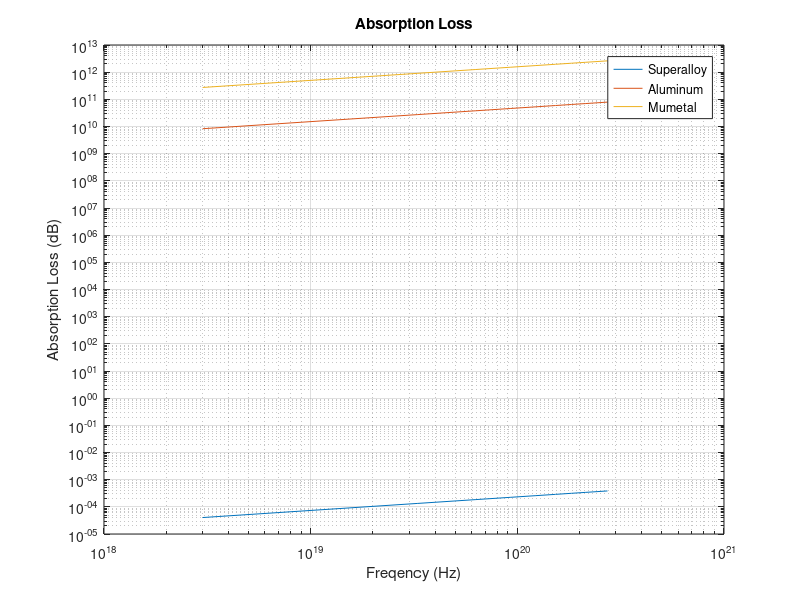
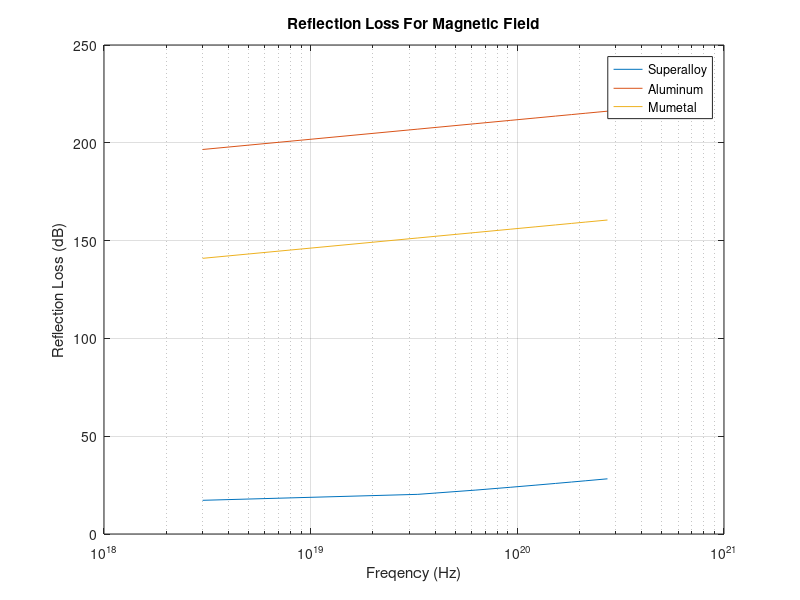
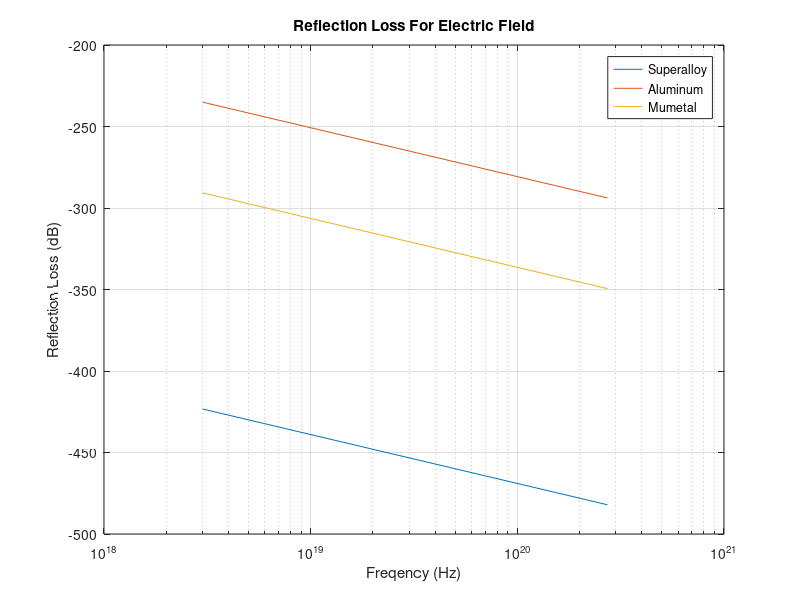
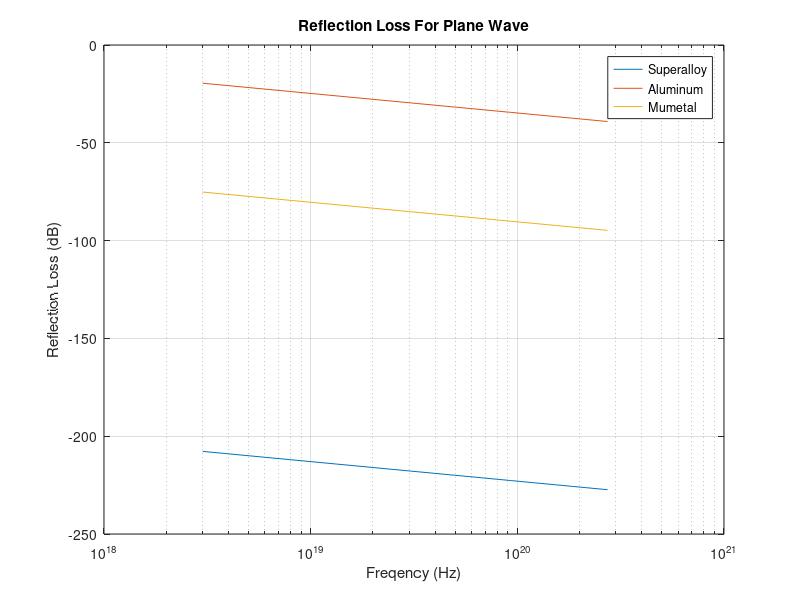

These figures' MATLAB source, in order:
%%%%%%%%%%%%%%%%%%%%%%%%%%%%%%%%%%%%%%%%%%%
% Author: Cindy S Cheung
% Last Updated: November 10, 2008
% Function: Matlab Source Code that Calculates and Plots Absorption Loss,
% Reflection Loss, Re-Reflection Correction Factor, and
% Shielding Effectiveness for a Superalloy, Aluminum, and
% Mumetal Shielding 0.00035 inches thick and located 1 meter
% from EM source
%%%%%%%%%%%%%%%%%%%%%%%%%%%%%%%%%%%%%%%%%%%
% Clear Output Windows
clear all;
clc;
% Frequency Range
Freq=3e18:30e18:300e18; %Frequencies used for Plots
%Freq = [1e1 5e1 1e2 5e2 1e3 5e3 1e4 5e4 1e5 5e5 1e6 5e6 1e7 5e7 1e8 5e8 1e9];
%%%%%%%%%%%%%%%%%%%%%%%%%%%%%%%%%%%%%%%%%%%
% Absorption Loss for all Fields
%%%%%%%%%%%%%%%%%%%%%%%%%%%%%%%%%%%%%%%%%%%
K1 = 131.4; %Constant = 131.4 if l is meters; 3.34 if l is inches
l = 0.05; %Thickness in inches
% Superalloy Parameters ((TEFLON))
SA_ur = 1.256* 10e-6; %Permability
SA_gr = 10e-25; %Conductivity
% Aluminum Parameters
Al_ur = 1; %Permability
Al_gr = 0.53; %Conductivity
% Mumetal Parameters
Mu_ur = 2e4; %Permability
Mu_gr = 0.0289; %Conductivity
% Absorption Loss Equations
A_SA = K1 * l * sqrt(Freq * SA_ur * SA_gr);
A_Al = K1 * l * sqrt(Freq * Al_ur * Al_gr);
A_Mu = K1 * l * sqrt(Freq * Mu_ur * Mu_gr);
% Plot Absorption Loss
figure (1);
loglog(Freq, A_SA, Freq, A_Al, Freq, A_Mu);
grid on;
title('Absorption Loss');
xlabel('Freqency (Hz)');
ylabel('Absorption Loss (dB)');
legend('Superalloy', 'Aluminum', 'Mumetal');
%%%%%%%%%%%%%%%%%%%%%%%%%%%%%%%%%%%%%%%%%%%
% Reflection Loss
%%%%%%%%%%%%%%%%%%%%%%%%%%%%%%%%%%%%%%%%%%%
C1 = 2.1; %Coefficient for Magnetic = 0.0117 if r is meters
% = 0.462 if r is inches
C2 = 5.35; %Coefficient for Magnetic = 5.35 if r is meters
% = 0.136 if r is inches
C3 = 322;
r = 1; %Distance from EM Source to Shield in meters
% Reflection Loss for Magnetic Field
Rm_SA = 20 * log10((C1 ./ (r .* sqrt((Freq .* SA_gr) ./ SA_ur))) +...
(C2 .* (r .* sqrt((Freq .* SA_gr) ./ SA_ur))) + 0.354);
Rm_Al = 20 * log10((C1 ./ (r .* sqrt((Freq .* Al_gr) ./ Al_ur))) +...
(C2 .* (r .* sqrt((Freq .* Al_gr) ./ Al_ur))) + 0.354);
Rm_Mu = 20 * log10((C1 ./ (r .* sqrt((Freq .* Mu_gr) ./ Mu_ur))) +...
(C2 .* (r .* sqrt((Freq .* Mu_gr) ./ Mu_ur))) + 0.354);
% Plot Reflection Loss for Magnetic Field
figure(2);
semilogx(Freq, Rm_SA, Freq, Rm_Al, Freq, Rm_Mu);
grid on;
title('Reflection Loss For Magnetic Field');
xlabel('Freqency (Hz)');
ylabel('Reflection Loss (dB)');
legend('Superalloy', 'Aluminum', 'Mumetal');
% Reflection Loss For Electric Field
Re_SA = C3 - (10 * log10((SA_ur * Freq.^3 * r.^2) / SA_gr));
Re_Al = C3 - (10 * log10((Al_ur * Freq.^3 * r.^2) / Al_gr));
Re_Mu = C3 - (10 * log10((Mu_ur * Freq.^3 * r.^2) / Mu_gr));
% Plot Reflection Loss For Electric Field
figure (3);
semilogx(Freq, Re_SA, Freq, Re_Al, Freq, Re_Mu);
grid on;
title('Reflection Loss For Electric Field');
xlabel('Freqency (Hz)');
ylabel('Reflection Loss (dB)');
legend('Superalloy', 'Aluminum', 'Mumetal');
% Reflection Loss For Plane Wave
Rp_SA = 168 - 20 * log10(sqrt((Freq * SA_ur) / SA_gr));
Rp_Al = 168 - 20 * log10(sqrt((Freq * Al_ur) / Al_gr));
Rp_Mu = 168 - 20 * log10(sqrt((Freq * Mu_ur) / Mu_gr));
% Plot Reflection Loss For Plane Wave
figure(4);
semilogx(Freq, Rp_SA, Freq, Rp_Al, Freq, Rp_Mu);
grid on;
title('Reflection Loss For Plane Wave');
xlabel('Freqency (Hz)');
ylabel('Reflection Loss (dB)');
legend('Superalloy', 'Aluminum', 'Mumetal');
%%%%%%%%%%%%%%%%%%%%%%%%%%%%%%%%%%%%%%%%%%%
%Total Loss For Magnetic Field
%%%%%%%%%%%%%%%%%%%%%%%%%%%%%%%%%%%%%%%%%%%
TotalM_SA = A_SA + Rm_SA;
TotalM_Al = A_Al + Rm_Al;
TotalM_Mu = A_Mu + Rm_Mu;
% Plot Total Loss For Magnetic Field
figure (5);
loglog(Freq, TotalM_SA, Freq, TotalM_Al, Freq, TotalM_Mu);
grid on;
title('Total Loss For Magnetic Field');
xlabel('Freqency (Hz)');
ylabel('Total Loss (dB)');
legend('Superalloy', 'Aluminum', 'Mumetal');
%%%%%%%%%%%%%%%%%%%%%%%%%%%%%%%%%%%%%%%%%%%
%Total Loss For Electric Field
%%%%%%%%%%%%%%%%%%%%%%%%%%%%%%%%%%%%%%%%%%%
TotalE_SA = A_SA + Re_SA;
TotalE_Al = A_Al + Re_Al;
TotalE_Mu = A_Mu + Re_Mu;
% Plot Total Loss For Electric Field
figure (6);
loglog(Freq, TotalE_SA, Freq, TotalE_Al, Freq, TotalE_Mu);
grid on;
title('Total Loss For Electric Field');
xlabel('Freqency (Hz)');
ylabel('Total Loss (dB)');
legend('Superalloy', 'Aluminum', 'Mumetal');
%%%%%%%%%%%%%%%%%%%%%%%%%%%%%%%%%%%%%%%%%%%
%Total Loss For Plane Wave
%%%%%%%%%%%%%%%%%%%%%%%%%%%%%%%%%%%%%%%%%%%
TotalP_SA = A_SA + Rp_SA;
TotalP_Al = A_Al + Rp_Al;
TotalP_Mu = A_Mu + Rp_Mu;
% Plot Total Loss for Plane Wave
figure(7);
loglog(Freq, TotalP_SA, Freq, TotalP_Al, Freq, TotalP_Mu);
grid on;
title('Total Loss For Plane Wave');
xlabel('Freqency (Hz)');
ylabel('Total Loss (dB)');
legend('Superalloy', 'Aluminum', 'Mumetal');
%%%%%%%%%%%%%%%%%%%%%%%%%%%%%%%%%%%%%%%%%%%
% Re-Reflection Correction Factor
%%%%%%%%%%%%%%%%%%%%%%%%%%%%%%%%%%%%%%%%%%%
% Parameter m for r in meters for Magnetic Field
mM_SA = (4.7e-2 ./ r) .* sqrt(SA_ur ./ (Freq .* SA_gr));
mM_Al = (4.7e-2 ./ r) .* sqrt(Al_ur ./ (Freq .* Al_gr));
mM_Mu = (4.7e-2 ./ r) .* sqrt(Mu_ur ./ (Freq .* Mu_gr));
% Reflection Coefficient for Magnetic Field
GammaM_SA = 4 .* (((1 - (mM_SA.^2)).^2 - (2 .* (mM_SA.^2)) +...
(i * (2 .* sqrt(2)) .* mM_SA .* (1 - (mM_SA.^2)))) ./...
(((1 + (sqrt(2) .* mM_SA)).^2 + 1).^2));
GammaM_Al = 4 .* (((1 - (mM_Al.^2)).^2 - (2 .* (mM_Al.^2)) +...
(i * (2 .* sqrt(2)) .* mM_Al .* (1 - (mM_Al.^2)))) ./...
(((1 + (sqrt(2) .* mM_Al)).^2 + 1).^2));
GammaM_Mu = 4 .* (((1 - (mM_Mu.^2)).^2 - (2 .* (mM_Mu.^2)) +...
(i * (2 .* sqrt(2)) .* mM_Mu .* (1 - (mM_Mu.^2)))) ./...
(((1 + (sqrt(2) .* mM_Mu)).^2 + 1).^2));
%Re-Reflection Correction Factor for Magnetic Field
CM_SA = 20 .* log(1 - (GammaM_SA .* (10.^(-A_SA ./ 10)) .*...
(cos(0.23 .* A_SA) - (i .* sin(0.23 .* A_SA)))));
CM_Al = 20 .* log(1 - (GammaM_Al .* (10.^(-A_Al ./ 10)) .*...
(cos(0.23 .* A_Al) - (i .* sin(0.23 .* A_Al)))));
CM_Mu = 20 .* log(1 - (GammaM_Mu .* (10.^(-A_Mu ./ 10)) .*...
(cos(0.23 .* A_Mu) - (i .* sin(0.23 .* A_Mu)))));
% Magnitude of Correction Factor for Magnetic Field
magCM_SA = abs(CM_SA);
magCM_Al = abs(CM_Al);
magCM_Mu = abs(CM_Mu);
%Plot Correction Factor for Magnetic Field
figure (8);
semilogx(Freq, magCM_SA, Freq, magCM_Al, Freq, magCM_Mu);
grid on;
title('Re-Reflection Correction Factor, C, for Magnetic Field');
xlabel('Freqency (Hz)');
ylabel('Re-Reflection Correction Factor, C (dB)');
legend('Superalloy', 'Aluminum', 'Mumetal');
%--------------------------------------------------------------------------
%Parameter m for r in meters for Electric Field
mE_SA = 0.205e-16 * r * sqrt((SA_ur * Freq.^3) / SA_gr);
mE_Al = 0.205e-16 * r * sqrt((Al_ur * Freq.^3) / Al_gr);
mE_Mu = 0.205e-16 * r * sqrt((Mu_ur * Freq.^3) / Mu_gr);
%Reflection Coefficient for Electric Field
GammaE_SA = 4 .* (((1 - (mE_SA.^2)).^2 - (2 .* (mE_SA.^2)) -...
(i * (2 .* sqrt(2)) .* mE_SA .* (1 - (mE_SA.^2)))) ./...
(((1 - (sqrt(2) .* mE_SA)).^2 + 1).^2));
GammaE_Al = 4 .* (((1 - (mE_Al.^2)).^2 - (2 .* (mE_Al.^2)) -...
(i * (2 .* sqrt(2)) .* mE_Al .* (1 - (mE_Al.^2)))) ./...
(((1 - (sqrt(2) .* mE_Al)).^2 + 1).^2));
GammaE_Mu = 4 .* (((1 - (mE_Mu.^2)).^2 - (2 .* (mE_Mu.^2)) -...
(i * (2 .* sqrt(2)) .* mE_Mu .* (1 - (mE_Mu.^2)))) ./...
(((1 - (sqrt(2) .* mE_Mu)).^2 + 1).^2));
%Re-Reflection Correction Factor for Electric Field
CE_SA = 20 .* log(1 - (GammaE_SA .* (10.^(-A_SA ./ 10)) .*...
(cos(0.23 .* A_SA) - (i .* sin(0.23 .* A_SA)))));
CE_Al = 20 .* log(1 - (GammaE_Al .* (10.^(-A_Al ./ 10)) .*...
    (cos(0.23 .* A_Al) - (i .* sin(0.23 .* A_Al)))));
CE_Mu = 20 .* log(1 - (GammaE_Mu .* (10.^(-A_Mu ./ 10)) .*...
(cos(0.23 .* A_Mu) - (i .* sin(0.23 .* A_Mu)))));
% Magnitude of Correction Factor for Electric Field
magCE_SA = abs(CE_SA);
magCE_Al = abs(CE_Al);
magCE_Mu = abs(CE_Mu);
%Plot Correction Factor for Electric Field
figure(9);
semilogx(Freq, magCE_SA, Freq, magCE_Al, Freq, magCE_Mu);
grid on;
title('Re-Reflection Correction Factor, C, for Electric Field');
xlabel('Freqency (Hz)');
ylabel('Re-Reflection Correction Factor, C (dB)');
legend('Superalloy', 'Aluminum', 'Mumetal');
%--------------------------------------------------------------------------
%Parameter m for r in meters for Plane Wave
mP_SA = 9.77e-10 .* sqrt((Freq .* SA_ur) / SA_gr);
mP_Al = 9.77e-10 .* sqrt((Freq .* Al_ur) / Al_gr);
mP_Mu = 9.77e-10 .* sqrt((Freq .* Mu_ur) / Mu_gr);
%Reflection Coefficient for Plane Wave
GammaP_SA = 4 .* (((1 - (mP_SA.^2)).^2 - (2 .* (mP_SA.^2)) -...
(i * (2 .* sqrt(2)) .* mP_SA .* (1 - (mP_SA.^2)))) ./...
(((1 + (sqrt(2) .* mP_SA)).^2 + 1).^2));
GammaP_Al = 4 .* (((1 - (mP_Al.^2)).^2 - (2 .* (mP_Al.^2)) -...
(i * (2 .* sqrt(2)) .* mP_Al .* (1 - (mP_Al.^2)))) ./...
(((1 + (sqrt(2) .* mP_Al)).^2 + 1).^2));
GammaP_Mu = 4 .* (((1 - (mP_Mu.^2)).^2 - (2 .* (mP_Mu.^2)) -...
(i * (2 .* sqrt(2)) .* mP_Mu .* (1 - (mP_Mu.^2)))) ./...
(((1 + (sqrt(2) .* mP_Mu)).^2 + 1).^2));
%Re-Reflection Correction Factor for Plane Wave
CP_SA = 20 .* log(1 - (GammaP_SA .* (10.^(-A_SA ./ 10)).*...
(cos(0.23 .* A_SA) - (i .* sin(0.23 .* A_SA)))));
CP_Al = 20 .* log(1 - (GammaP_Al .* (10.^(-A_Al ./ 10)).*...
(cos(0.23 .* A_Al) - (i .* sin(0.23 .* A_Al)))));
CP_Mu = 20 .* log(1 - (GammaP_Mu .* (10.^(-A_Mu ./ 10)).*...
(cos(0.23 .* A_Mu) - (i .* sin(0.23 .* A_Mu)))));
% Magnitude of Correction Factor for Plane Wave
magCP_SA = abs(CP_SA);
magCP_Al = abs(CP_Al);
magCP_Mu = abs(CP_Mu);
%Plot Correction Factor for Plane Wave
figure (10);
semilogx(Freq, magCP_SA, Freq, magCP_Al, Freq, magCP_Mu);
grid on;
title('Re-Reflection Correction Factor, C, for Plane Wave');
xlabel('Freqency (Hz)');
ylabel('Re-Reflection Correction Factor, C (dB)');
legend('Superalloy', 'Aluminum', 'Mumetal');
%%%%%%%%%%%%%%%%%%%%%%%%%%%%%%%%%%%%%%%%%%%
%Shielding Effectiveness For Magnetic Field
%%%%%%%%%%%%%%%%%%%%%%%%%%%%%%%%%%%%%%%%%%%
SEm_SA = A_SA + Rm_SA - magCM_SA;
SEm_Al = A_Al + Rm_Al - magCM_Al;
SEm_Mu = A_Mu + Rm_Mu - magCM_Mu;
% Plot Shielding Effectiveness For Magnetic Field
figure (11);
semilogx(Freq, SEm_SA, Freq, SEm_Al, Freq, SEm_Mu);
grid on;
title('Shielding Effectiveness For Magnetic Field');
xlabel('Freqency (Hz)');
ylabel('Shielding Effectiveness (dB)');
legend('Superalloy', 'Aluminum', 'Mumetal');
%Shielding Effectiveness For Electric Field
SEe_SA = A_SA + Re_SA - magCE_SA;
SEe_Al = A_Al + Re_SA - magCE_Al;
SEe_Mu = A_Mu + Re_SA - magCE_Mu;
figure (12);
semilogx(Freq, SEe_SA, Freq, SEe_Al, Freq, SEe_Mu);
grid on;
title('Shielding Effectiveness For Electric Field');
xlabel('Freqency (Hz)');
ylabel('Shielding Effectiveness (dB)');
legend('Superalloy', 'Aluminum', 'Mumetal');
%Shielding Effectiveness For Plane Wave
SEp_SA = A_SA + Rp_SA - magCP_SA;
SEp_Al = A_Al + Rp_Al - magCP_Al;
SEp_Mu = A_Mu + Rp_Mu - magCP_Mu;
figure (13);
semilogx(Freq, SEp_SA, Freq, SEp_Al, Freq, SEp_Mu);
grid on;
title('Shielding Effectiveness For Plane Wave');
xlabel('Freqency (Hz)');
ylabel('Shielding Effectiveness (dB)');
legend('Superalloy', 'Aluminum', 'Mumetal');
